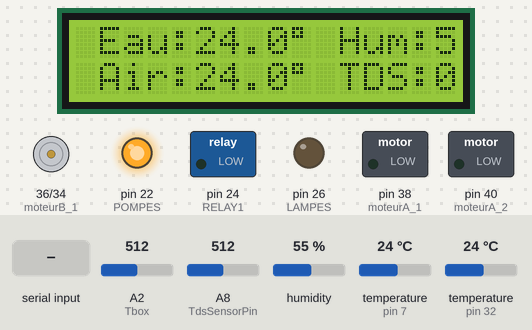
Recording of a sketch running on a simulated Arduino Mega 2560, built with avr-gcc and run on an emulated ATmega2560. Shown: 16×2 character LCD, motor-driver pin pairs drawn as motors (green arrow = first pin HIGH = forward, orange = second pin HIGH = backward, longer = more drive), switched loads named in the sketch (green lamp = pin HIGH), output pins drawn as LEDs (lit = HIGH). The inputs (shaded band) are chosen by the test bench; at power-on: temperature (sensors on pin 7, pin 32) 24 °C, A8 (TdsSensorPin) = 512, A2 (Tbox) = 512, humidity 55 %. The local clock reads 2024-03-15 10:24:30 at power-on unless the sketch sets it; storage starts empty; EEPROM starts erased; pins used as bus, display or sensor lines are not drawn; what the sketch prints to the serial monitor is not drawn.

Above: at 6.4 s.
6.5 s: temperature (sensor on pin 7) set to 33 °C
At 9.1 s:
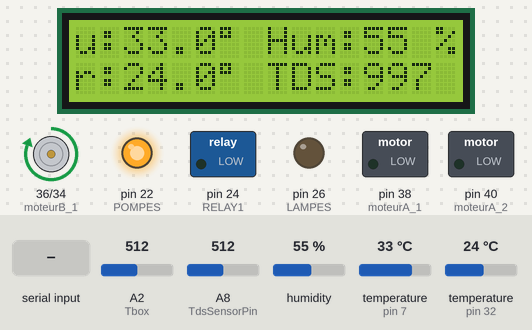
10.9 s: A8 (TdsSensorPin) set to 783
At 13.2 s:
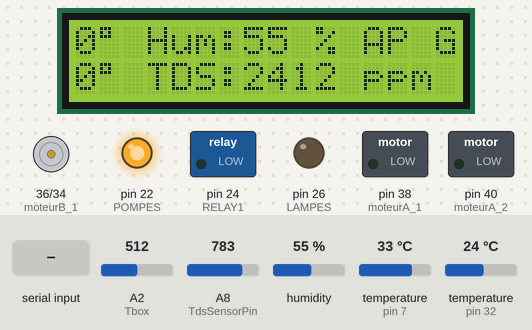
15.9 s: A8 (TdsSensorPin) set to 813
At 18.5 s:
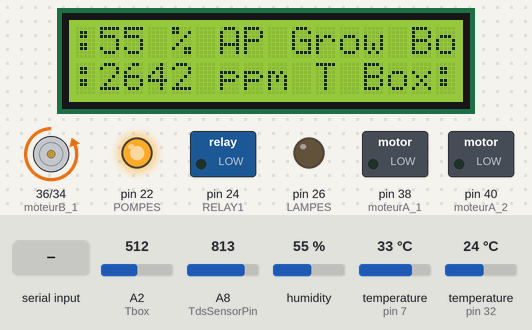
21.0 s: temperature (sensor on pin 7) set to 2 °C
At 22.7 s:
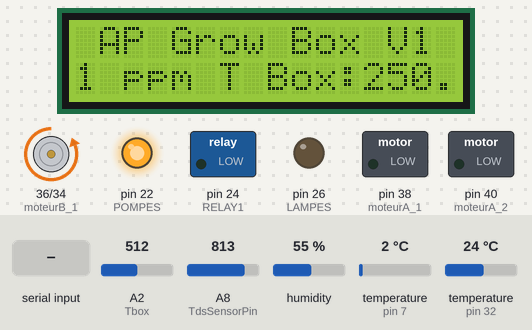
25.3 s: temperature (sensor on pin 32) set to 2 °C
29.4 s: "<1>" received over the second serial link
At 30.3 s:
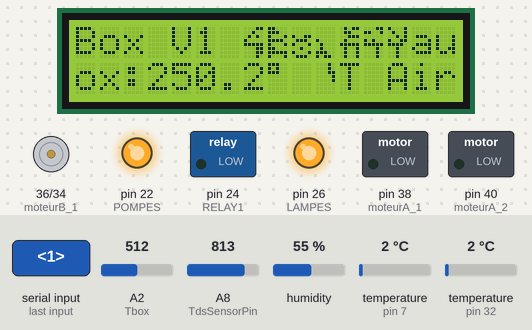
Timing chart, 0 to 32.4 s (numbered marks = the images above; inputs shaded):
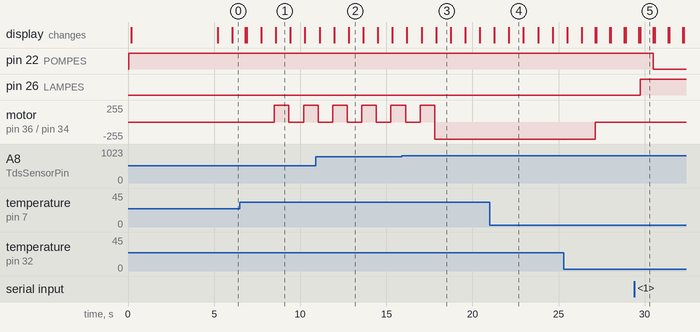

The sketch:

MEGA-ESP_v08_propre.ino
```cpp
int getMedianNum(int bArray[], int iFilterLen)
{
  int bTab[iFilterLen];
  for (byte i = 0; i < iFilterLen; i++)
    bTab[i] = bArray[i];
  int i, j, bTemp;
  for (j = 0; j < iFilterLen - 1; j++)
  {
    for (i = 0; i < iFilterLen - j - 1; i++)
    {
      if (bTab[i] > bTab[i + 1])
      {
        bTemp = bTab[i];
        bTab[i] = bTab[i + 1];
        bTab[i + 1] = bTemp;
      }
    }
  }
  if ((iFilterLen & 1) > 0)
    bTemp = bTab[(iFilterLen - 1) / 2];
  else
    bTemp = (bTab[iFilterLen / 2] + bTab[iFilterLen / 2 - 1]) / 2;
  return bTemp;
}

byte Heart[8] = {
  0b00000,
  0b01010,
  0b11111,
  0b11111,
  0b01110,
  0b00100,
  0b00000,
  0b00000
};


//========================================= Start "Black Sheep" custom LCD chars — Alexandros Pantelidis, April 2020 =================================
byte tete1[8] =
{
  0b00011,
  0b00100,
  0b01010,
  0b10000,
  0b11111,
  0b00011,
  0b00011,
  0b00010
};

byte tete2[8] =
{
  0b11000,
  0b11100,
  0b10001,
  0b11110,
  0b10001,
  0b11000,
  0b11111,
  0b10001
};

byte tete3[8] =
{
  0b00000,
  0b00000,
  0b10011,
  0b01110,
  0b10001,
  0b00100,
  0b10001,
  0b01110
};

byte tete4[8] =
{
  0b00000,
  0b00000,
  0b00000,
  0b10000,
  0b01000,
  0b01000,
  0b11100,
  0b10110
};

byte bas1[8] =
{
  0b00010,
  0b00010,
  0b00011,
  0b00001,
  0b00001,
  0b00000,
  0b00000,
  0b00000
};

byte bas2[8] =
{
  0b01011,
  0b01100,
  0b00111,
  0b01000,
  0b11111,
  0b01001,
  0b01001,
  0b01001
};

byte bas3[8] =
{
  0b00011,
  0b11001,
  0b00000,
  0b10100,
  0b11111,
  0b00010,
  0b00010,
  0b00010
};

byte bas4[8] =
{
  0b10001,
  0b01001,
  0b00101,
  0b10011,
  0b11110,
  0b00100,
  0b00100,
  0b00100
};
//========================================= End sheep =================================
//========================================= Libraries used =========================
#include <EEPROM.h>
#include <DHT.h>
#include <DallasTemperature.h>
#include <SPI.h>
#include <SD.h>
#include <LiquidCrystal_I2C.h>
#include  <virtuabotixRTC.h>  //Library used
#include <ResponsiveAnalogRead.h>
//========================================= Pin definitions =================================
#define RELAY1 24
#define POMPES 22
#define LAMPES 26
#define moteurA_1 38
#define moteurA_2 40
#define moteurB_1 36
#define moteurB_2 34
#define DS1302_GND_PIN 33
#define DS1302_VCC_PIN 31
#define Tbox A2
#define DHTPIN 32     // what pin we're connected to
#define DHTTYPE DHT22   // DHT 22  (AM2302)
#define TdsSensorPin A8
#define VREF 5.0 // analog reference voltage(Volt) of the ADC
#define SCOUNT 3 // sum of sample point
#define ONE_WIRE_BUS 7
//========================================= Constants used ============================
unsigned long currentMillis1 = 0;
unsigned long currentMillis4 = 0;
unsigned long previousMillis1 = 0;
unsigned long previousMillis = 0;
unsigned long previousMillis3 = 0;
const long interval = 10000;
unsigned long periodtds = 3600000; // 1h
const long nettoyage = 10000;
const int chipSelect = 49;
unsigned long startMillis1;
unsigned long startMillis;
String message = "";
bool messageReady = false;
String message1 = "";
bool messageReady1 = false;


int analogBuffer1[SCOUNT]; // store the analog value in the array, read from ADC
int analogBufferTemp1[SCOUNT];
int analogBufferIndex1 = 0, copyIndex1 = 0;

int analogBuffer[SCOUNT];
int analogBufferTemp[SCOUNT];
int analogBufferIndex = 0, copyIndex = 0;
float averageVoltage = 0 , tdsValue = 0;

int analogBuffer2[SCOUNT];
int analogBufferTemp2[SCOUNT];
int analogBufferIndex2 = 0, copyIndex2 = 0;
float averageVoltage2 = 0;

int val;
int addr = 0;

const byte numChars = 64;
char receivedChars[numChars];
char tempChars[numChars];
char messageFromPC[numChars] = {0};
int integerFromPC = 0;
float floatFromPC = 0.0;
boolean newData = false;

int ledstate;
int pompestate;

int int1;
int int2;
int int3;
int int4;
int int5;
int int6;
int int7;

int minteau ;
int maxteau ;
int timearro;

float  temperature;
float    humi;
float  temp;
float   tbox;
int tdsval;

int OnHour;
int OnMin;           //set hour and minutes for timer

int OffHour;
int OffMin;

int valeur_brute;

bool freshtds = false;
bool cleanup = false;
bool perioff = true;
//========================================= Object instances ============================

LiquidCrystal_I2C lcd(0x27, 16, 2); // set the LCD address to 0x27 for a 16 chars and 2 line display
DHT dht(DHTPIN, DHTTYPE); //// Initialize DHT sensor for normal 16mhz Arduino
OneWire oneWire(ONE_WIRE_BUS);
DallasTemperature sensors(&oneWire);
ResponsiveAnalogRead analog(Tbox, true);
virtuabotixRTC myRTC(35, 37, 39); //If you change the wiring change the pins here also
//========================================= Startup function ============================
void LedState() {

  val = EEPROM.read(addr);
  if (val == 1)
  {
    digitalWrite(LAMPES, HIGH);

  }
  if (val == 2)
  {
    digitalWrite(LAMPES, LOW);
  }
  maxteau = EEPROM.read(2);
  minteau = EEPROM.read(3);
  OnHour = EEPROM.read(4);

  OnMin = EEPROM.read(5);
  OffHour = EEPROM.read(6);
  OffMin = EEPROM.read(7);
  tdsval = 10 * EEPROM.read(8);

  timearro = EEPROM.read(9);

  Serial.println(maxteau);
  Serial.println(minteau);
  Serial.println(OnHour);
  Serial.println(OnMin);
  Serial.println(OffHour);
  Serial.println(OffMin);
  Serial.println(tdsval);
  Serial.println(timearro);

}

//========================================= Runs once at startup ============================
void setup() {
  Serial.begin(9600);
  delay(1);
  Serial1.begin(115200);
  delay(1);
  Serial.print("Initializing SD card...");
  delay(1);

  if (!SD.begin(chipSelect)) {
    Serial.println("Card failed, or not present");
    while (1);
  }
  Serial.println("card initialized.");
  dht.begin();
  sensors.begin();
  pinMode(TdsSensorPin, INPUT);
  pinMode(RELAY1, OUTPUT);
  pinMode(POMPES, OUTPUT);
  pinMode(LAMPES, OUTPUT);
  pinMode(Tbox, INPUT);
  pinMode(moteurA_1, OUTPUT);
  pinMode(moteurB_1, OUTPUT);
  pinMode(moteurA_2, OUTPUT);
  pinMode(moteurB_2, OUTPUT);
  digitalWrite(POMPES, HIGH);
  digitalWrite(moteurA_1, LOW);
  digitalWrite(moteurA_2, LOW);
  digitalWrite(moteurB_1, LOW);
  digitalWrite(moteurB_2, LOW);
  digitalWrite(DS1302_GND_PIN, LOW);
  pinMode(DS1302_GND_PIN, OUTPUT);
  digitalWrite(DS1302_VCC_PIN, HIGH);
  pinMode(DS1302_VCC_PIN, OUTPUT);

  LedState();
  startMillis1 = millis();
  startMillis = millis();
  lcd.init();
  lcd.createChar(0, Heart);
  lcd.createChar(1, tete1);
  lcd.createChar(2, tete2);
  lcd.createChar(3, tete3);
  lcd.createChar(4, tete4);
  lcd.createChar(5, bas1);
  lcd.createChar(6, bas2);
  lcd.createChar(7, bas3);
  lcd.createChar(8, bas4);
  lcd.backlight();
  lcd.setCursor(0, 0);

  lcd.print("Alex's Hydro Box");
  lcd.setCursor(3, 1);
  lcd.print("Bienvenue ^^");
  delay(5000);
  lcd.clear();
  //myRTC.setDS1302Time(0, 8, 19, 2, 7, 4, 2020);

}


//========================================= Set watering cycle ON/OFF ============================


void setpompe() {
  timearro = EEPROM.read(9);

  currentMillis1 = millis();  //get the current "time" (actually the number of milliseconds since the program started)
  if (currentMillis1 - startMillis >= (1000 * 60 * timearro) ) {
    digitalWrite(POMPES, !digitalRead(POMPES));  //if so, change the state of the LED.  Uses a neat trick to change the state
    startMillis = currentMillis1;  //IMPORTANT to save the start time of the current LED state.
  }
}

void recvWithStartEndMarkers() {
  static boolean recvInProgress = false;
  static byte ndx = 0;
  char startMarker = '<';
  char endMarker = '>';
  char rc;

  while (Serial1.available() > 0 && newData == false) {
    rc = Serial1.read();

    if (recvInProgress == true) {
      if (rc != endMarker) {
        receivedChars[ndx] = rc;
        ndx++;
        if (ndx >= numChars) {
          ndx = numChars - 1;
        }
      }
      else {
        receivedChars[ndx] = '\0'; // terminate the string
        recvInProgress = false;
        ndx = 0;
        newData = true;
      }
    }

    else if (rc == startMarker) {
      recvInProgress = true;
    }
  }
}


void parseData() {

  char * strtokIndx; // this is used by strtok() as an index

  //strtokIndx = strtok(tempChars,",");      // get the first part - the string
  //strcpy(messageFromPC, strtokIndx); // copy it to messageFromPC

  strtokIndx = strtok(tempChars, ","); // this continues where the previous call left off
  integerFromPC = atoi(strtokIndx);

  strtokIndx = strtok(NULL, ",");
  int1 = atoi(strtokIndx);

  strtokIndx = strtok(NULL, ",");
  int2 = atoi(strtokIndx);

  strtokIndx = strtok(NULL, ",");
  int3 = atoi(strtokIndx);

  strtokIndx = strtok(NULL, ",");
  int4 = atoi(strtokIndx);

  strtokIndx = strtok(NULL, ",");
  int5 = atoi(strtokIndx);

  strtokIndx = strtok(NULL, ",");
  int6 = atoi(strtokIndx);


}

//========================================= Functions handling data received from NodeMCU ============================

void showParsedData() {
  if (integerFromPC  == 1) {
    digitalWrite(LAMPES, HIGH);
    EEPROM.update(addr, 1);
    integerFromPC  = 250;
  }
  if (integerFromPC  == 0) {
    digitalWrite(LAMPES, LOW);
    EEPROM.update(addr, 2);
    integerFromPC  = 250;
  }

  if (integerFromPC  == 4) {
    digitalWrite(POMPES, HIGH);
    integerFromPC  = 250;
  }
  if (integerFromPC  == 5) {
    digitalWrite(POMPES, LOW);
    integerFromPC  = 250;
  }
  if (integerFromPC  == 9 && int1 != 0 ) {


    int  timearro = int1;

    EEPROM.update(9, timearro);
    integerFromPC  = 250;
    int1 = 0;
  }
}

void formulair () {
  if (integerFromPC  == 6 && int1 != 0 && int2 != 0) {
    int maxteau = int1;
    int minteau = int2;
    EEPROM.update(2, maxteau);
    EEPROM.update(3, minteau);
    Serial.println(maxteau);
    Serial.println(minteau);
    integerFromPC  = 250;
    int1 = 0;
    int2 = 0;
  }
}
void formulair1 () {
  if (integerFromPC  == 7 && int3 != 0 ) {
    int OnHour = int3;
    int OnMin = int4;
    int OffHour = int5;
    int OffMin = int6;
    EEPROM.update(4, OnHour);
    EEPROM.update(5, OnMin);
    EEPROM.update(6, OffHour);
    EEPROM.update(7, OffMin);
    Serial.println(OnHour);
    Serial.println(OnMin);
    Serial.println(OffHour);
    Serial.println(OffMin);
    integerFromPC  = 250;
  }
}
void tdsva () {
  if (integerFromPC  == 8 && int1 != 0 ) {
    int tdsval = int1;

    EEPROM.update(8, tdsval);

    Serial.println(tdsval * 10);

    integerFromPC  = 250;
  }
}

void settds() {
  int tdsval = 10 * EEPROM.read(8);   // 10 * EEPROM value: a byte caps at 255 so we can't store 1000 directly, but 100*10 works

  unsigned long currentMillis3 = millis();
  if (tdsValue  <= tdsval && tdsValue != 0 && freshtds == false && pompestate == 1 && tdsValue > 150) {

  currentMillis4 = millis();  //get the current "time" (actually the number of milliseconds since the program started)
  if (currentMillis4 - startMillis >= 8000 ) {
    digitalWrite(moteurB_1, !digitalRead(moteurB_1));  //if so, change the state of the LED.  Uses a neat trick to change the state
    startMillis1 = currentMillis4;  //IMPORTANT to save the start time of the current LED state.

  }
  previousMillis3 = currentMillis3;
    cleanup = true;
  }
  if (tdsValue  >= tdsval && cleanup == true ) {

    digitalWrite(moteurB_1, LOW);
    digitalWrite(moteurB_2, HIGH);

    freshtds = true;
    cleanup = false;
    perioff = false;

  }
  if (currentMillis3 - previousMillis3 > nettoyage && perioff == false ) {

    digitalWrite(moteurB_1, LOW);
    digitalWrite(moteurB_2, LOW);
    perioff = true;
  }

  if (currentMillis3 - previousMillis3 > periodtds && perioff == true) {
    Serial.print("freshtds false");
    freshtds = false;
  }
}
void loop() {

  recvWithStartEndMarkers();
  if (newData == true) {
    strcpy(tempChars, receivedChars);
    // this temporary copy is necessary to protect the original data
    //   because strtok() used in parseData() replaces the commas with \0
    parseData();
    showParsedData();
    newData = false;
  }

  state();
  sensor();
  tdsva();
  setpompe();
  myRTC.updateTime();
  settds();
  formulair();
  formulair1();
  timmer();
  data();
  flcd();
  average();
  setwater();
}

void state() {
  maxteau = EEPROM.read(2);
  minteau = EEPROM.read(3);

  OnHour = EEPROM.read(4);
  OnMin = EEPROM.read(5);
  OffHour = EEPROM.read(6);
  OffMin = EEPROM.read(7);

  tdsval = 10 * EEPROM.read(8);
  timearro = EEPROM.read(9);
  analog.update();
  ledstate = digitalRead(LAMPES);
  pompestate = digitalRead(POMPES);
}

void sensor() {
  sensors.requestTemperatures();
  temperature = sensors.getTempCByIndex(0);
  humi = dht.readHumidity();
  temp = dht.readTemperature();

  valeur_brute = analog.getValue();
  tbox = valeur_brute * (5.0 / 1023.0 * 100.0);
}

void setwater() {
  if (temperature >= maxteau && temperature != -127 && temperature != 0)
  {
    digitalWrite(RELAY1, HIGH);

  }
  else if (temperature <= minteau && temperature != -127 && temperature != 0)
  {
    digitalWrite(RELAY1, LOW);

  }
  else {
    ;
  }
}

void average() {
  static unsigned long analogSampleTimepoint = millis();
  if (millis() - analogSampleTimepoint > 40U) //every 40 milliseconds,read the analog value from the ADC
  {
    analogSampleTimepoint = millis();
    analogBuffer[analogBufferIndex] = analogRead(TdsSensorPin); //read the analog value and store into the buffer
    analogBufferIndex++;
    if (analogBufferIndex == SCOUNT)
      analogBufferIndex = 0;
  }
  static unsigned long printTimepoint = millis();
  if (millis() - printTimepoint > 800U)
  {
    printTimepoint = millis();
    for (copyIndex = 0; copyIndex < SCOUNT; copyIndex++)
      analogBufferTemp[copyIndex] = analogBuffer[copyIndex];
    averageVoltage = getMedianNum(analogBufferTemp, SCOUNT) * (float)VREF / 1024.0; // read the analog value more stable by the median filtering algorithm, and convert to voltage value
    float compensationCoefficient = 1.0 + 0.02 * (temperature - 25.0); //temperature compensation formula: fFinalResult(25^C) = fFinalResult(current)/(1.0+0.02*(fTP-25.0));
    float compensationVolatge = averageVoltage / compensationCoefficient; //temperature compensation
    tdsValue = (133.42 * compensationVolatge * compensationVolatge * compensationVolatge - 255.86 * compensationVolatge * compensationVolatge + 857.39 * compensationVolatge) * 0.5; //convert voltage value to tds value
  }
}


void recorddata() {

  unsigned long currentMillis = millis();
  if (currentMillis - previousMillis > 1000) {
    previousMillis = currentMillis;
    //Serial.print("Current Date / Time: ");

    //  Serial.print(myRTC.dayofmonth);             //You can switch between day and month if you're using American system && myRTC.minutes == OnMin
    // Serial.print("/");
    // Serial.print(myRTC.month);
    // Serial.print("/");
    //  Serial.print(myRTC.year);
    //  Serial.print(" ");
    //  Serial.print(myRTC.hours);
    // Serial.print(":");
    //Serial.print(myRTC.minutes);
    //  Serial.print(":");
    // Serial.println(myRTC.seconds);
    // Serial.print("Humidity: ");
    // Serial.print(humi);
    // Serial.println(" %");
    // Serial.print("Temp air: ");
    //Serial.print(temp);
    // Serial.println(" Celsius");
    // Serial.print("Temp H2O ;");
    // Serial.print(temperature);
    //  Serial.println(" Celsius");
    // Serial.print("TDS Value:");
    // Serial.print(tdsValue, 0);
    //  Serial.println("ppm");
    //Serial.print("Temp box: ");
    //  Serial.println(tbox, 1);
    // Serial.println(" Celsius");

    File dataFile = SD.open("datalog1.txt", FILE_WRITE);
    delay(1);
    dataFile.println(temperature);
    delay(1);
    dataFile.close();

  }
}

void timmer() {
  if (myRTC.hours == OnHour && myRTC.minutes == OnMin ) {
    EEPROM.update(addr, 1);
    digitalWrite(LAMPES, HIGH);
    delay(5);
  }
  else if (myRTC.hours == OffHour && myRTC.minutes == OffMin ) {  // add && myRTC.minutes == OnMin   ;    (myRTC.hours == OffHour && myRTC.minutes == OffMin){
    EEPROM.update(addr, 2);
    digitalWrite(LAMPES, LOW);
    delay(5);
  }
}

void data() {
  if (integerFromPC  == 3) {

    Serial1.print("<");
    Serial1.print(ledstate);
    Serial1.print(",");
    Serial1.print(pompestate);
    Serial1.print(",");
    Serial1.print(tdsValue, 0);
    Serial1.print(",");
    Serial1.print(temp, 2);
    Serial1.print(",");
    Serial1.print(temperature, 2);
    Serial1.print(",");
    Serial1.print(humi, 2);
    Serial1.print(",");
    Serial1.print(tbox, 2);
    Serial1.print(",");
    Serial1.print(tdsval);
    Serial1.print(",");
    Serial1.print(OnHour);
    Serial1.print(",");
    Serial1.print(OnMin);
    Serial1.print(",");
    Serial1.print(OffHour);
    Serial1.print(",");
    Serial1.print(OffMin);
    Serial1.print(",");
    Serial1.print(maxteau);
    Serial1.print(",");
    Serial1.print(minteau);
    Serial1.print(",");
    Serial1.print(timearro);
    Serial1.print(">");
    Serial1.println("");
  }
}


void flcd() {
  lcd.setCursor(0, 0);
  lcd.print("T Eau:");
  lcd.print(temperature, 1);
  lcd.print((char)223);
  lcd.setCursor(12, 0);
  lcd.print("Hum:");
  lcd.print(humi, 0);
  lcd.print(" % ");
  lcd.print("AP Grow Box V1");
  lcd.print(" ");
  lcd.write(byte(1));
  lcd.write(byte(2));
  lcd.write(byte(3));
  lcd.write(byte(4));

  lcd.setCursor(0, 1);
  lcd.print("T Air:");
  lcd.print(temp, 1);
  lcd.print((char)223);
  lcd.setCursor(12, 1);
  lcd.print("TDS:");
  lcd.print(tdsValue, 0);
  lcd.print(" ppm ");
  lcd.print("T Box:");
  lcd.print(tbox, 1);
  lcd.print((char)223);
  lcd.print(" ");
  lcd.write(byte(5));
  lcd.write(byte(6));
  lcd.write(byte(7));
  lcd.write(byte(8));
  lcd.scrollDisplayLeft();
}
```

Measured:
- the behaviour switches between 801 and 802 on A8 (TdsSensorPin) (found by bisection; images 2 and 3)
- after the input at 10.9 s, the display: first differs from a run without the input after 1.9 s (image 2)
- after the input at 21.0 s, the display: first differs from a run without the input after 1.1 s (image 4)
- after the input at 29.4 s, pin 26 (LAMPES): LOW → HIGH after 0.33 s
- what the display in image 1 shows lasts 0.8 s, from 8.6 s to 9.4 s
- what the display in image 2 shows lasts 0.9 s, from 12.8 s to 13.7 s
